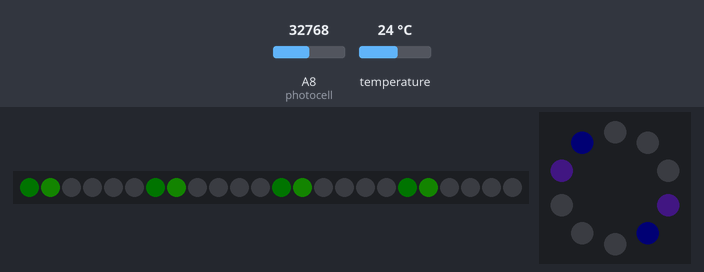
Recording of a program running on a simulated Circuit Playground running CircuitPython. Parts: 24 RGB LEDs in strip order, left to right, the board's ring of 10 RGB LEDs (number 0 left of the top, counting anticlockwise). Inputs (shaded band) come from the test bench; at power-on: A8 (photocell) = 32768, temperature 24 °C (analog values on the 0–65535 scale). Dim RGB values are drawn brighter than linear; random numbers come from a fixed seed.

Above: at 0.15 s.
At 2.32 s:
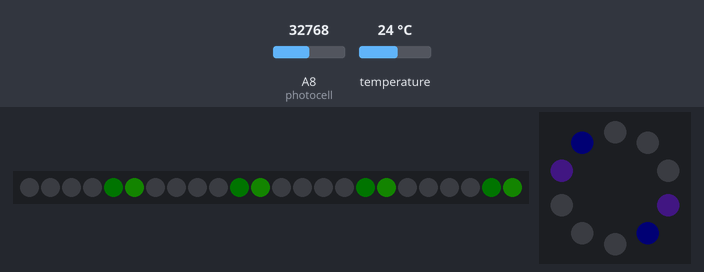
At 4.79 s:
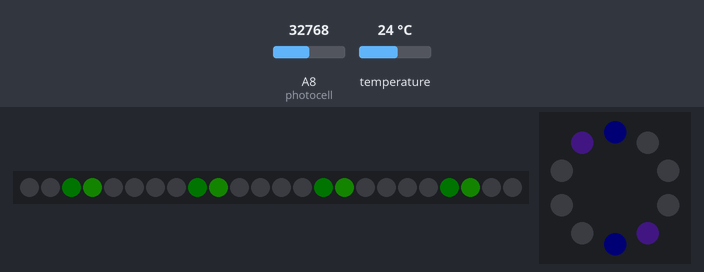
At 9.37 s:
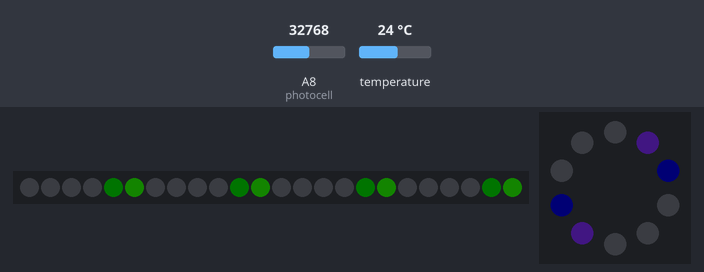
At 19.77 s:
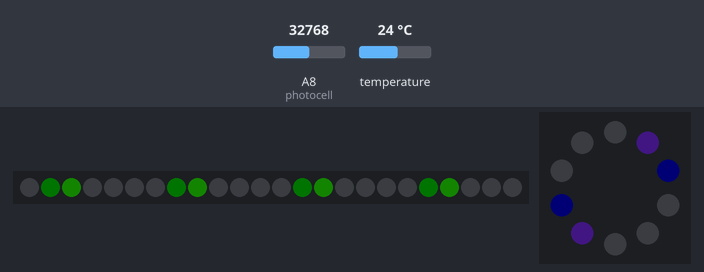
At 39.03 s:
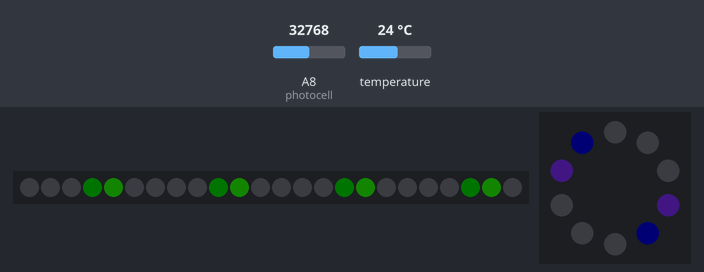

The program:

main.py
```python
import adafruit_thermistor
import analogio
import board
import neopixel
import time
import wzrd
import urandom

import WizardRing

# Initial setup:
brightness_high = 0.2
brightness_low = 0.05
offset = 0
pixel_off = (0, 0, 0);
color = (60, 60, 60);
tick_duration = 0.01

# https://github.com/adafruit/Adafruit_CircuitPython_Thermistor
thermistor = adafruit_thermistor.Thermistor(board.TEMPERATURE, 10000, 10000, 25, 3950)

random_pin = analogio.AnalogIn(board.A4)

photocell = analogio.AnalogIn(board.A8)
def photocell_value(input):
    return input.value * 330 // (2 ** 16)

ext_pixels = WizardRing.WizardRing(board.A3, 24, 6)
onboard_pixels = WizardRing.WizardRing(board.NEOPIXEL, 10, 5)

last_temp = thermistor.temperature
last_photocell = photocell_value(photocell)
last_colorswitch = 0
while True:
    t = time.monotonic()
    ext_pixels.animate()
    onboard_pixels.animate()

    # Check inputs and see if we should switch colors every 5 secs:
    switch = False
    if (t - last_colorswitch) > 5:
        current_photocell = photocell_value(photocell)
        if abs(last_photocell - current_photocell) > 10:
            onboard_pixels.set_color(ext_pixels.get_color())
            urandom.seed(random_pin.value)
            ext_pixels.randomize_color()
            switch = True
        last_photocell = current_photocell
        # print(last_photocell, current_photocell)

        current_temp = thermistor.temperature
        if abs(last_temp - current_temp) > 1:
            onboard_pixels.set_color(wzrd.get_color_for_temp(thermistor.temperature))
            switch = True
        last_temp = current_temp
        # print(last_temp, current_temp)

    if switch:
        last_colorswitch = t

    time.sleep(tick_duration)
```

wzrd.py
```python
def get_color_for_temp(temp_current):
    # i can't think in degrees celsius to save my life
    temp_cold = 5
    temp_comfort = 27
    temp_hot = 46
    temp_range = temp_hot - temp_cold

    if temp_current >= temp_hot:
        return (50, 0, 0)
    elif temp_current <= temp_cold:
        return (0, 0, 50)
    else:
        return get_color_in_range(temp_cold, temp_hot, temp_current)

def get_color_in_range (minimum, maximum, value):
    max_color_val = 30

    minimum, maximum = float(minimum), float(maximum)
    ratio = 2 * (value - minimum) / (maximum - minimum)
    b = int(max(0, max_color_val * (1 - ratio)))
    r = int(max(0, max_color_val * (ratio - 1)))
    g = max_color_val - b - r
    return (r, g, b)
```

WizardRing.py
```python
import urandom
import neopixel

class WizardRing:

    def __init__(self, pin, pixel_count, pixel_spacer):
        self.pixel_off = (0, 0, 0)

        # Pin where the NeoPixel ring is located:
        self.pin = pin

        # Number of pixels on the ring:
        self.pixel_count = pixel_count

        # Space between pixels to light:
        self.pixel_spacer = pixel_spacer

        self.offset = 0
        self.randomize_color()

        # https://github.com/adafruit/Adafruit_CircuitPython_NeoPixel
        self.pixels = neopixel.NeoPixel(pin, pixel_count, auto_write=False)
        self.pixels.brightness = 0.05

    def randomize_color(self):
        self.red = urandom.randrange(0, 150, 1)
        self.green = urandom.randrange(0, 150, 1)
        self.blue = urandom.randrange(0, 150, 1)

    def set_color(self, color):
        self.red = color[0]
        self.green = color[1]
        self.blue = color[2]

    def get_color(self):
        return (self.red, self.green, self.blue)

    # Advance one frame of animation:
    def animate(self):

        # Kill previous trailing pixels:
        for target_pixel in range(self.offset - 1, self.pixel_count, self.pixel_spacer):
            self.pixels[target_pixel] = self.pixel_off

        # Light trailing pixels:
        for target_pixel in range(self.offset, self.pixel_count, self.pixel_spacer):
            self.pixels[target_pixel] = (int(self.red / 4), int(self.green / 4), int(self.blue / 4))

        # Increase pixel offset until it hits 6, then roll back to 0:
        self.offset += 1
        if self.offset == self.pixel_spacer:
            self.offset = 0;

        # Light new pixels:
        color = (self.red, self.green, self.blue)
        for target_pixel in range(self.offset, self.pixel_count, self.pixel_spacer):
            self.pixels[target_pixel] = color

        self.pixels.show()
```
